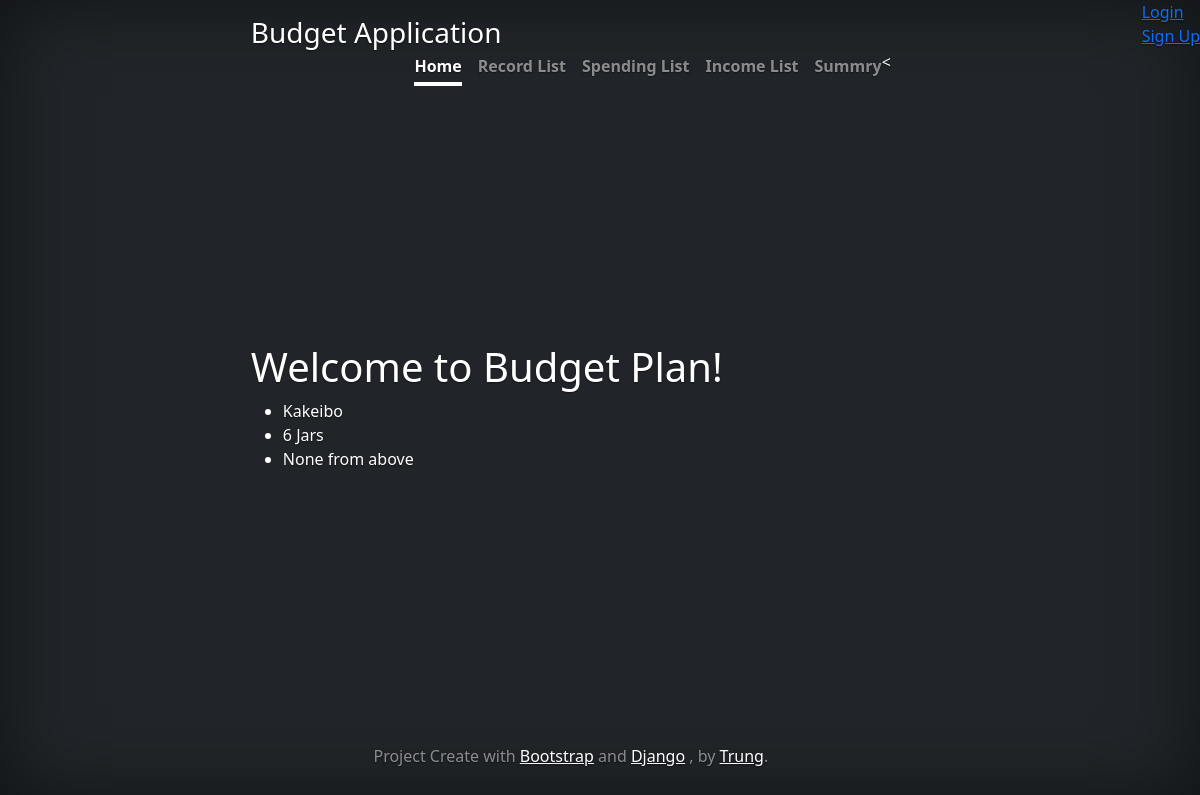
Page /budget/methods/list/ on the committed database.
### budget/models.py (models this page shows, shortened)
class SavingMethod(models.Model):
    name = CharField(max_length=128)

### budget/views.py (the view)
# urls.py: path('budget/methods/list/', MethodListView.as_view(), name='method_list'),
class MethodListView(ListView):
    template_name = "list.html"
    model = SavingMethod
    context_object_name = "method_list"

### budget/templates/list.html
{% extends "base.html" %}
{% block content %}
  <h1>Welcome to Budget Plan!</h1>
  <ul>
    {% for method in method_list %}
      <li>
        {{ method.name }}
      </li>
    {% endfor %}
  </ul>
{% endblock %}

### budget/templates/cover.css (style rules this page uses)
body { text-shadow: 0 .05rem .1rem rgba(0, 0, 0, .5); box-shadow: inset 0 0 5rem rgba(0, 0, 0, .5); }

### rows in the picture
SavingMethod: name "Kakeibo"
SavingMethod: name "6 Jars"
SavingMethod: name "None from above"
